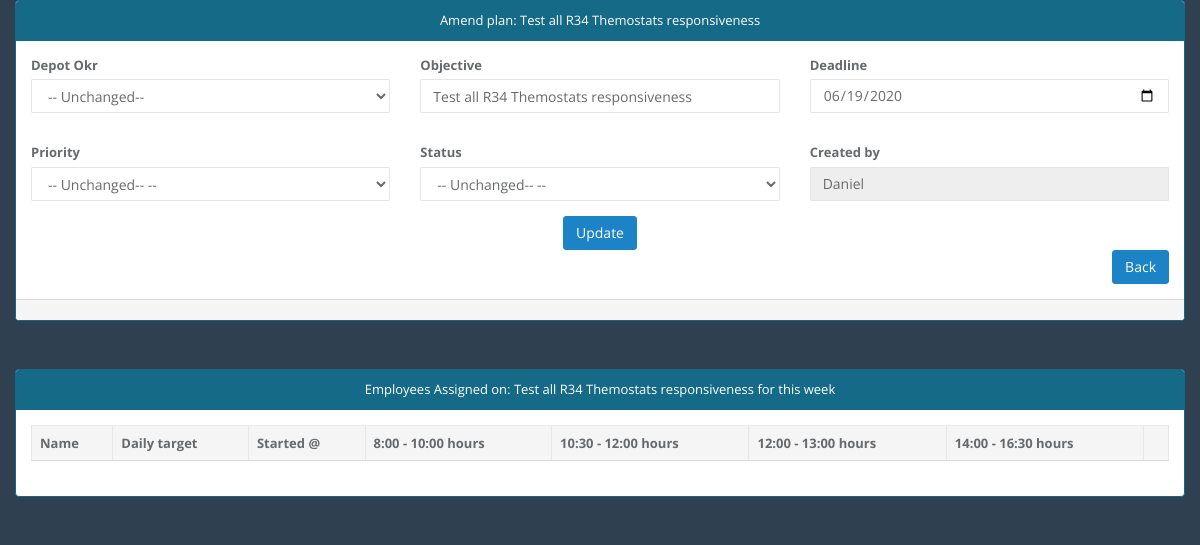
The app's page /Supervisor/modify_plan.php?id=8 with its own data.
### tables this page shows
CREATE TABLE `weekly_plan` (
  `id` int(21) NOT NULL AUTO_INCREMENT,
  `branch_okr` int(21) NOT NULL,
  `branch` varchar(50) NOT NULL,
  `objective` varchar(200) NOT NULL,
  `deadline` date NOT NULL,
  `priority` int(3) NOT NULL,
  `decision` int(3) NOT NULL DEFAULT '-1',
  `status` int(3) NOT NULL,
  `date_created` timestamp NOT NULL DEFAULT CURRENT_TIMESTAMP,
  `created_by` varchar(50) NOT NULL,
  PRIMARY KEY (`id`),
  KEY `wp_user_fk` (`created_by`),
  KEY `wp_priority_fk` (`priority`),
  KEY `wp_status_fk` (`status`),
  KEY `wp_okr_fk` (`branch_okr`),
  KEY `wp_branch_fk` (`branch`),
  KEY `wp_decision_fk` (`decision`),
  CONSTRAINT `wp_branch_fk` FOREIGN KEY (`branch`) REFERENCES `branch` (`name`) ON DELETE CASCADE ON UPDATE CASCADE,
  CONSTRAINT `wp_okr_fk` FOREIGN KEY (`branch_okr`) REFERENCES `branch_plan` (`id`) ON DELETE CASCADE ON UPDATE CASCADE,
  CONSTRAINT `wp_priority_fk` FOREIGN KEY (`priority`) REFERENCES `task_priority` (`id`) ON DELETE CASCADE ON UPDATE CASCADE,
  CONSTRAINT `wp_status_fk` FOREIGN KEY (`status`) REFERENCES `task_status` (`id`) ON DELETE CASCADE ON UPDATE CASCADE,
  CONSTRAINT `wp_user_fk` FOREIGN KEY (`created_by`) REFERENCES `user` (`firstname`) ON DELETE CASCADE ON UPDATE CASCADE
);

### Supervisor/modify_plan.php (the view, shortened to what this page needs)
<?php
 include_once('../db_con/db.php');
	$id = $_REQUEST['id'];
	$obj = mysqli_fetch_object(mysqli_query($con,"SELECT  weekly_plan.* FROM weekly_plan,task_status WHERE weekly_plan.id = '$id' AND status = task_status.id"));
	$plan = $obj->objective;
?>
<!DOCTYPE html>
<html>
	<head>
		<link rel="stylesheet" href="css/bootstrap.min.css"/>
	   <link href="css/style.css" rel="stylesheet">
	</head>
	<body>
		<div class="container-fluid">
			<div class="panel panel-primary">
				<div class="panel-heading" align="center">Amend plan: <?=$plan;?></div>
				<div class="panel-body">
					<form  method="post">
									<div class="row">
											<div class="form-group  col-md-4">
												<div class="form-group">
													<label for="from" class="formText">Depot Okr</label>
														<select name="monthly_okr"  class="form-control" required>
															  <option selected value="<?=$obj->branch_okr;?>" >-- Unchanged--</option>
														</select>
												</div>
											</div>
											<div class="form-group  col-md-4">
												<label for="from" class="formText">Objective</label>
												<input type="text" value="<?=$obj->objective;?>" class="form-control" name="objective"/>
											</div>
											<div class="form-group  col-md-4">
												<label for="from" class="formText">Deadline</label>
												<input type="date" value="<?=$obj->deadline;?>" class="form-control" name="deadline"/>
											</div>
									</div>
									<div class="row">
											<div class="form-group  col-md-4">
												<label for="from" class="formText">Priority</label>
												<select name="priority" class="form-control" required>
													<option selected value="<?=$obj->priority;?>" >-- Unchanged-- --</option>
												</select>
											</div>
											<div class="form-group  col-md-4">
												<label for="from" class="formText">Status</label>
												<select name="status" class="form-control" required>
													<option selected value="<?=$obj->status;?>" >-- Unchanged-- --</option>
												</select>
											</div>
											<div class="form-group  col-md-4">
												<label for="from" class="formText">Created by</label>
												<input type="text" value="<?=$obj->created_by;?>" class="form-control" readonly />
											</div>
									</div>
									<div class="buttonHolder">
										<div class="col-md-12">
											<input style="float:center;" value="Update" type="submit" id="submit" name="submit" class="btn btn-success">
										</div>
									</div>
									 <div align="right">
											<a href="<?=$previous?>" class="btn btn-large btn-success">Back</a>
										</div>
					</form>
				</div>
				<div class="panel-footer">
                </div>
			</div>
			  <p></br></p>
			  	<div class="panel panel-primary">
				<div class="panel-heading"  style="text-align:center;">Employees Assigned on: <?=" ".$obj->objective;?> for this week</div>
					<div class="panel-body">
						 <table class="table table-condensed table-bordered table-striped">
							<thead>
							<th>Name</th>
							<th>Daily target</th>
							<th>Started @</th>
							<th>8:00 - 10:00 hours</th>
							<th>10:30 - 12:00 hours</th>
							<th>12:00 - 13:00 hours</th>
							<th>14:00 - 16:30 hours</th>
							<th></th>
							</thead>
						</table>
					</div>
			</div>
		</div>
	</body>
</html>

### Supervisor/modify_plan.php (style rules this page uses)
body { background-size: 100vw 100vh; }
.buttonHolder { text-align: center; }

### records on screen
weekly_plan: objective "Test all R34 Themostats responsiveness", deadline "06/19/2020", created_by "Daniel"
